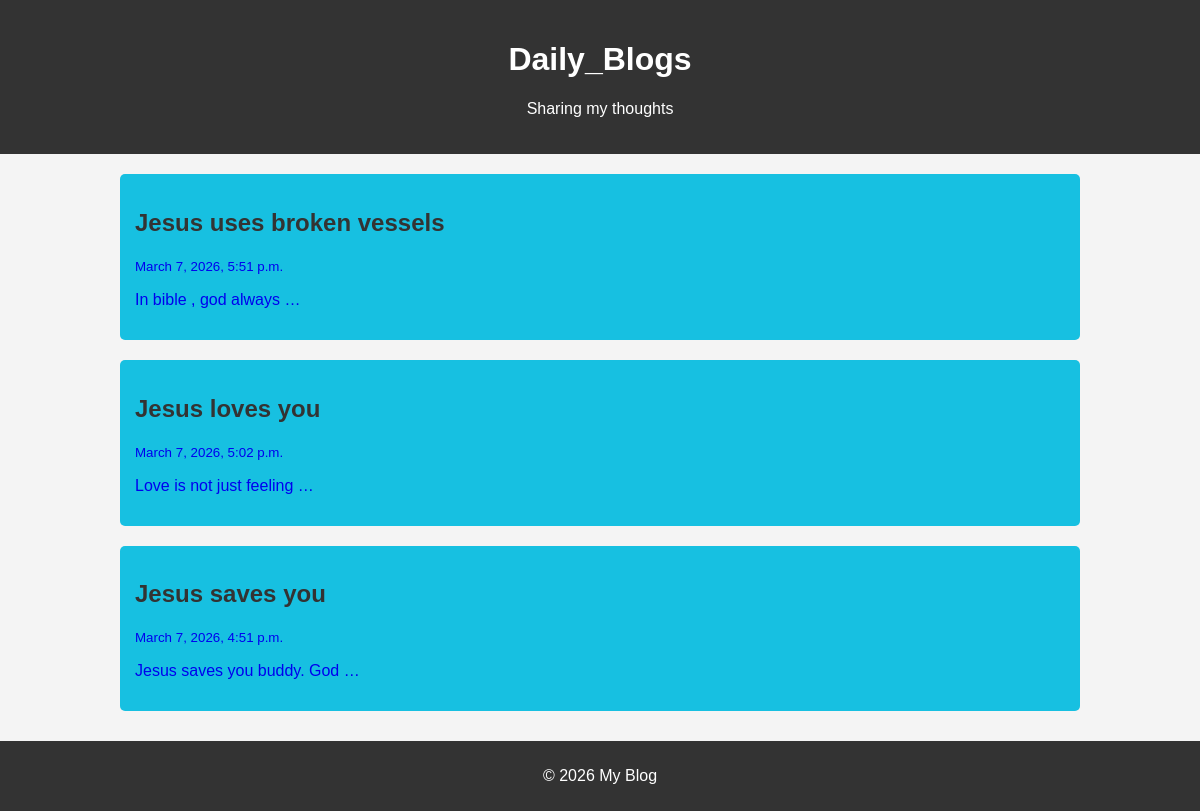
The page / on the database its author committed.
### blog1/models.py (models this page shows)
class Blog(models.Model):
    title=models.CharField(max_length=50)
    blog_body=models.CharField(max_length=500)
    created_date=models.DateTimeField(default=datetime.now,blank=True)

### blog1/views.py (the view)
# urls.py: path('',views.index,name='index'),
def index(request):
    Blogs=Blog.objects.all()
    return render(request,"index.html",{'Blogs':Blogs})

### templates/index.html (shortened to what this page needs)
<!DOCTYPE html>
<html lang="en">
<head>
</head>
<body>
<header>
    <h1>Daily_Blogs</h1>
    <p>Sharing my  thoughts</p>
</header>
<div class="container">
    {% for blog in Blogs  reversed %}
    <div class="post">
      <a style="text-decoration: none";     href="/viewblog/{{blog.id}}">
        <h2>{{blog.title}}</h2>
        <p><small>{{blog.created_date}}</small></p>
        <p>{{blog.blog_body|truncatewords:5}}</p>
      </a>
    </div>
    {% endfor %}
</div>
<footer>
    <p>© 2026 My Blog</p>
</footer>
</body>
</html>

### templates/index.html (style rules this page uses)
body { font-family: Arial, sans-serif; margin:0; background:#f4f4f4; }
header { background:#333; color:white; text-align:center; padding:20px; }
.container { width:80%; margin:auto; margin-top:20px; }
.post { background:rgb(23, 192, 225); padding:15px; margin-bottom:20px; border-radius:5px; }
.post h2 { color:#333; }
footer { background:#333; color:white; text-align:center; padding:10px; margin-top:30px; }

### rows shown on the page
Blog: title "Jesus uses broken vessels", created_date "March 7, 2026, 5:51 p.m.", blog_body "In bible , god always …"
Blog: title "Jesus loves you", created_date "March 7, 2026, 5:02 p.m.", blog_body "Love is not just feeling …"
Blog: title "Jesus saves you", created_date "March 7, 2026, 4:51 p.m.", blog_body "Jesus saves you buddy. God …"
